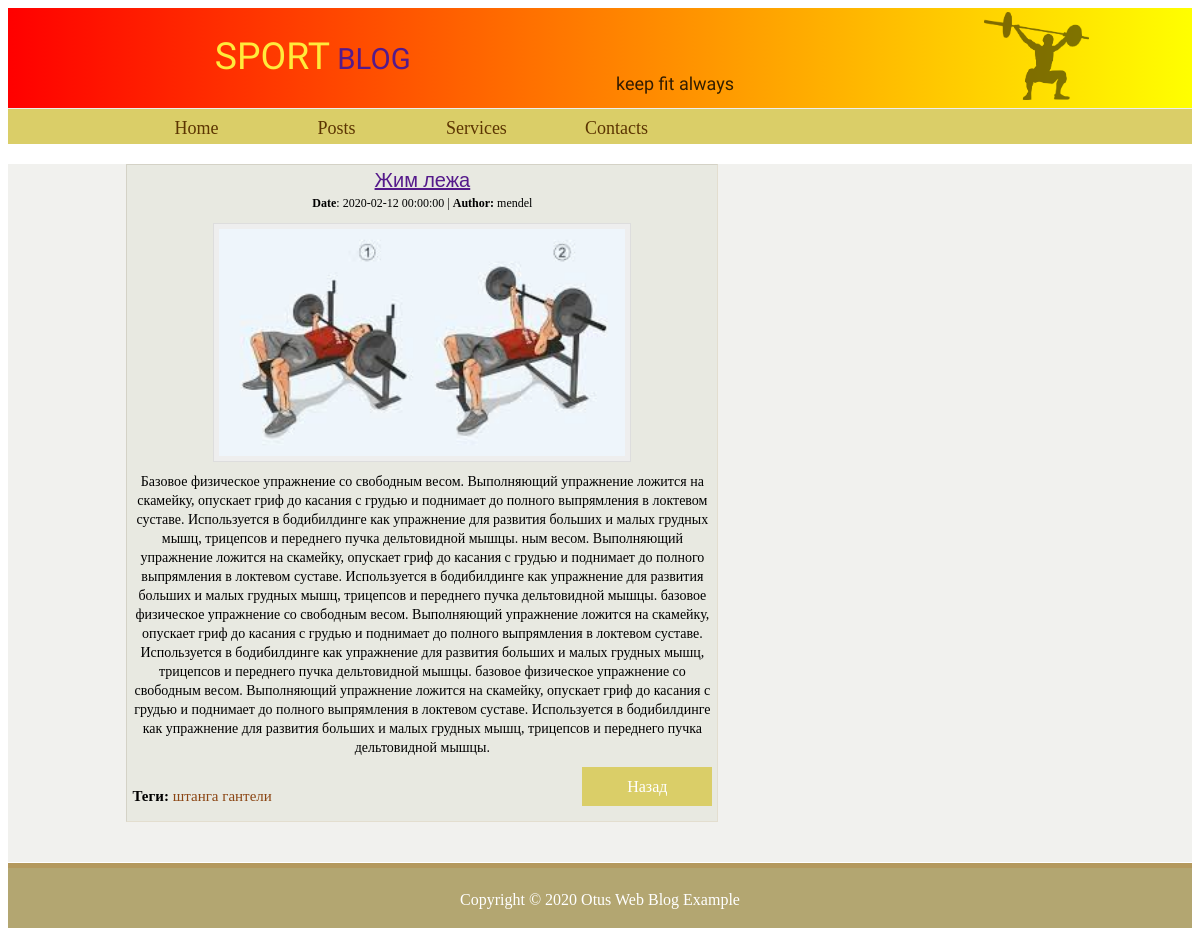
Page /posts/1/ on the earlier database version.
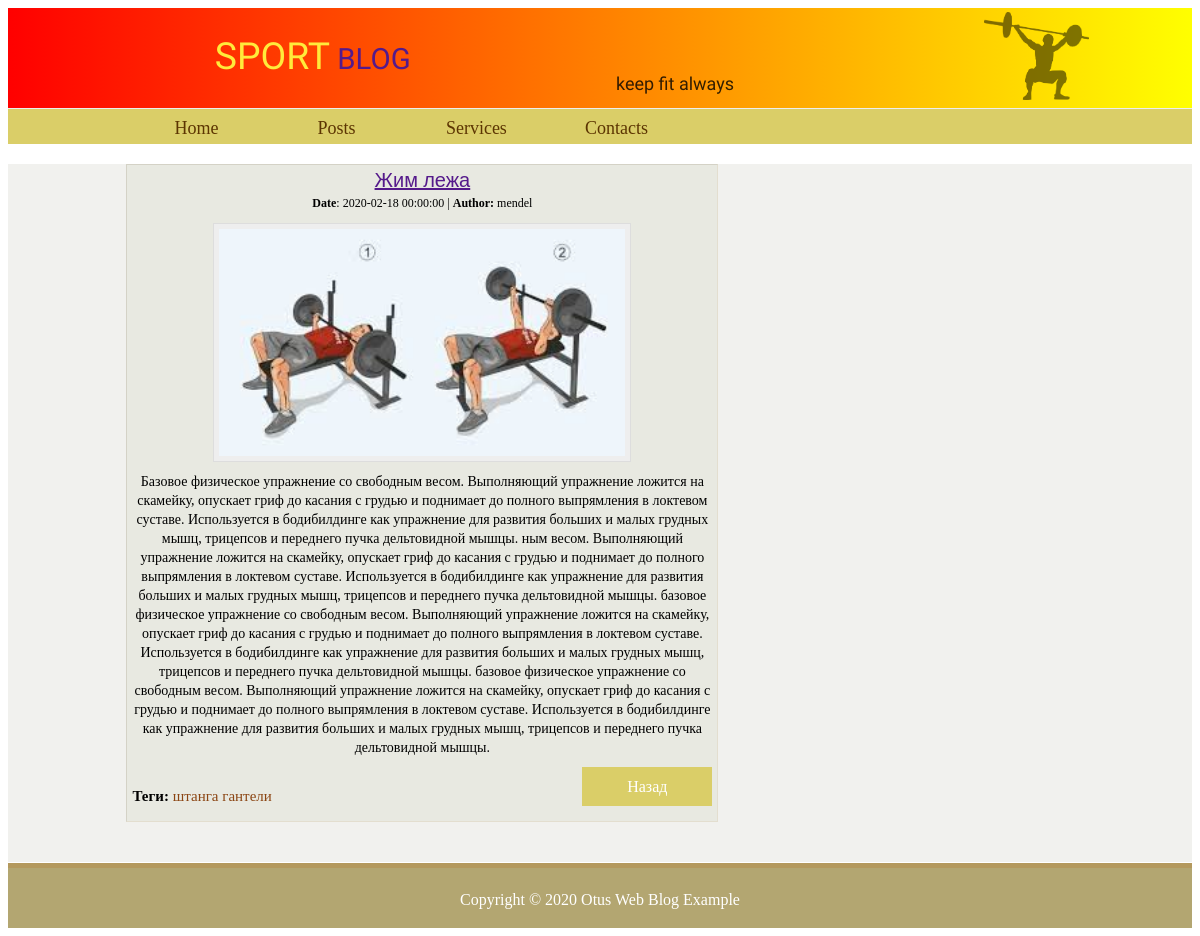
Same page on the later database version.
### models.py (models this page shows, shortened)
class Post(Base):
    __tablename__ = 'posts'
    id = Column(Integer, primary_key=True)
    user_id = Column(Integer, ForeignKey('users.id'))
    title = Column(String(16), nullable=False)
    text = Column(Text, nullable=False)
    is_publised = Column(Boolean, nullable=False, default=False)
    created_date = Column(DateTime, default=datetime.datetime.utcnow().date())
    img = Column(String(15), nullable=False)
    user = relationship("User", back_populates="posts", lazy="joined")
    tags = relationship("Tag", secondary=tags_posts_table, back_populates="posts")

### posts_views.py (the view)
@posts_app.route('/<int:id>/', endpoint='post')
def post_info(id):
    try:
        Base.metadata.create_all(engine)
        session = Session()
        post=session.query(Post).get(id)
    except KeyError:
        raise NotFound(f'There is no post #{id}')
    return render_template(
        'posts/post.html',
        post=post,
    )

### templates/posts/post.html (shortened to what this page needs)
{% extends "base.html" %}
{% block head %}
  {{ super() }}
{% endblock %}
{% block content %}
    <div class="body-container">
        <div class="onepost-container">
            <div class="oneposts-section">
                <div class="oneposts-section_title">
                    <a href="">{{ post.title }}</a>
                </div>
                <div class="oneposts-section_info">
                    <b>Date</b>: {{ post.created_date}} | <b>Author:</b> {{ post.user.username }}
                </div>
                <div class="oneposts-section_img">
                    <img src="/static/images/{{ post.img }}" alt="" >
                </div>
                <div class="oneposts-section_text">
                    {{ post.text }}
                </div>
                <div class="oneposts-section_footer">
                    <div class="oneposts-section_footer__tags">
                        <b>Теги:</b>
                        {% for tags in post.tags %}
                            <a href="{{ url_for('posts_app.tag', tag=tags.id) }}">{{ tags.name }} </a>
                        {% endfor %}
                    </div>
                    <a href="{{ url_for('posts_app.posts') }}" class="oneposts-section_footer__button">Назад</a>
                </div>
            </div>
        </div>
    </div>
{% endblock %}
{% block footer %} {{ super() }} {% endblock %}

Differences in the rows shown:
changed Post "Жим лежа": created_date "2020-02-12 00:00:00" → "2020-02-18 00:00:00"
